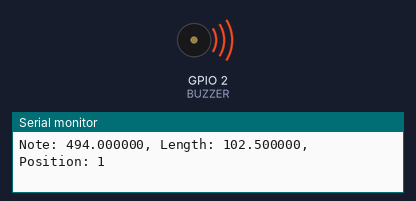
Simulated run of this sketch. Board: ESP32. On the bench: buzzer (waves = sounding), the last lines printed to the serial monitor.

Above: at 0.15 s.
At 39.0 s:
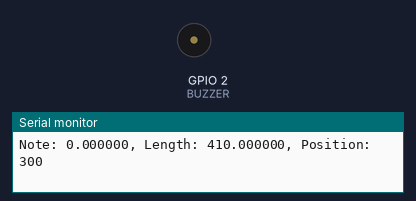
Timing chart, 0 to 40.0 s (numbered marks = the images above):
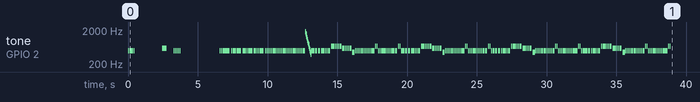

The sketch:

DarudeSandstorm.ino
```cpp
// Libraries
#include "pitches.h"
#include "times.h"

// Pin I/O
#define BUZZER 2

// Constants
#define XX 0,
#define FN -1
const float SEQ[] = {
  B4  B4  B4  B4  B4  XX  XX  XX
  XX  D5  XX
  B4  B4  B4  B4  B4  XX  XX  XX
  XX
  B4  B4  B4  B4  B4  B4  B4  B4  B4  B4
  B4  B4  B4  B4  B4  B4  B4  B4  B4  B4
  B4  B4  B4  B4  B4  B4  B4  B4  B4  B4  B4  B4  B4  B4  B4  B4
  B4  B4  B4  B4  B4  B4  B4  B4  B4  B4  B4  B4  A6  G6  FS6 E6  D6  C6  B5  A5  G5  FS5 E5  D5  C5  B4  A4  G4
  B4  B4  B4  B4  B4  B4  B4  B4  B4  B4  B4  E5  E5 // Start
  E5  E5  E5  E5  E5  D5  D5  D5  D5  D5  D5  A4  A4
  B4  B4  B4  B4  B4  B4  B4  B4  B4  B4  B4  B4  E5  E5
  B4  B4  B4  B4  B4  B4  B4  B4  B4  B4  B4  B4  E5  E5 // End
  B4  B4  B4  B4  B4  B4  B4  B4  B4  B4  B4  E5  E5 // Start
  E5  E5  E5  E5  E5  D5  D5  D5  D5  D5  D5  A4  A4
  B4  B4  B4  B4  B4  B4  B4  B4  B4  B4  B4  B4  E5  E5
  B4  B4  B4  B4  B4  B4  B4  B4  B4  B4  B4  B4  E5  E5 // End
  B4  B4  B4  B4  B4  B4  B4  B4  B4  B4  B4  E5  E5 // Start
  E5  E5  E5  E5  E5  D5  D5  D5  D5  D5  D5  A4  A4
  B4  B4  B4  B4  B4  B4  B4  B4  B4  B4  B4  B4  E5  E5
  B4  B4  B4  B4  B4  B4  B4  B4  B4  B4  B4  B4  E5  E5 // End
  B4  B4  B4  B4  B4  B4  B4  B4  B4  B4  B4  E5  E5 // Start
  E5  E5  E5  E5  E5  D5  D5  D5  D5  D5  D5  A4  A4
  B4  B4  B4  B4  B4  B4  B4  B4  B4  B4  B4  B4  E5  E5
  B4  B4  B4  B4  B4  B4  B4  B4  B4  B4  B4  B4  E5  E5 // End
  XX  FN
}; // The pitch of the note
const float AM_16THS[] = {
  Q4  Q4  Q4  Q4  Q4  Q4  Q2  N2
  N2  N1  N1
  Q4  Q4  Q4  Q4  Q4  Q4  Q2  N2
  N4
  Q4  Q4  Q4  Q4  N1  Q4  Q4  Q4  Q4  N1
  Q4  Q4  Q4  Q4  N1  Q4  Q4  Q4  Q4  N1
  Q4  Q4  Q4  Q4  Q4  Q4  Q4  Q4  Q4  Q4  Q4  Q4  Q4  Q4  Q4  Q4
  Q4  Q4  Q4  Q4  Q4  Q4  Q4  Q4  Q4  Q4  Q4  Q4  Q16 Q16 Q16 Q16 Q16 Q16 Q16 Q16 Q16 Q16 Q16 Q16 Q16 Q16 Q16 Q16
  Q4  Q4  Q4  Q2  Q2  Q4  Q4  Q4  Q4  Q4  Q2  Q4  Q4 // Start
  Q4  Q4  Q4  Q4  Q2  Q4  Q4  Q4  Q4  Q4  Q2  Q4  Q4
  Q4  Q4  Q4  Q4  Q2  Q4  Q4  Q4  Q4  Q4  Q4  Q2  Q4  Q4
  Q4  Q4  Q4  Q4  Q2  Q4  Q4  Q4  Q4  Q4  Q4  Q2  Q4  Q4 // End
  Q4  Q4  Q4  Q2  Q2  Q4  Q4  Q4  Q4  Q4  Q2  Q4  Q4 // Start
  Q4  Q4  Q4  Q4  Q2  Q4  Q4  Q4  Q4  Q4  Q2  Q4  Q4
  Q4  Q4  Q4  Q4  Q2  Q4  Q4  Q4  Q4  Q4  Q4  Q2  Q4  Q4
  Q4  Q4  Q4  Q4  Q2  Q4  Q4  Q4  Q4  Q4  Q4  Q2  Q4  Q4 // End
  Q4  Q4  Q4  Q2  Q2  Q4  Q4  Q4  Q4  Q4  Q2  Q4  Q4 // Start
  Q4  Q4  Q4  Q4  Q2  Q4  Q4  Q4  Q4  Q4  Q2  Q4  Q4
  Q4  Q4  Q4  Q4  Q2  Q4  Q4  Q4  Q4  Q4  Q4  Q2  Q4  Q4
  Q4  Q4  Q4  Q4  Q2  Q4  Q4  Q4  Q4  Q4  Q4  Q2  Q4  Q4 // End
  Q4  Q4  Q4  Q2  Q2  Q4  Q4  Q4  Q4  Q4  Q2  Q4  Q4 // Start
  Q4  Q4  Q4  Q4  Q2  Q4  Q4  Q4  Q4  Q4  Q2  Q4  Q4
  Q4  Q4  Q4  Q4  Q2  Q4  Q4  Q4  Q4  Q4  Q4  Q2  Q4  Q4
  Q4  Q4  Q4  Q4  Q2  Q4  Q4  Q4  Q4  Q4  Q4  Q2  Q4  Q4 // End
  N1  FN
}; // The length of the note measured in 16ths of a beaths

// Variables
unsigned int idx = 0;
float current = SEQ[idx];
float len = 448 / AM_16THS[idx];

void setup() {
  // Pin definition
  pinMode(BUZZER, OUTPUT);

  // Comms
  Serial.begin(115200);
}

void loop() {
  // The sequence has ended
  if (current == FN) return;
  Serial.printf("Note: %f, Length: %f, Position: %d\n", current, len, idx);

  // Play the sound for the paired duration and turn it of 5ms before the next
  tone(BUZZER, current, len*0.75);
  delay(len);
  noTone(BUZZER);

  // Get the current note of the sequence and advance
  idx++;
  current = SEQ[idx];
  len = 410 / AM_16THS[idx];
}

void volTone(int pin, int frequency, int duration) {
  if (frequency == 0) return;
  long period = 1000000L / frequency; // Period in microseconds
  long halfPeriod = period / 2;
  long cycles = (long) frequency * duration / 1000;

  for (long i = 0; i < cycles; i++) {
    analogWrite(pin, 2); // Turn the pin on with the specified volume
    delayMicroseconds(halfPeriod);
    analogWrite(pin, 0);      // Turn the pin off
    delayMicroseconds(halfPeriod);
  }
}
```

pitches.h
```cpp
/*************************************************

 * Public Constants

 *************************************************/

#define _B0  31,
#define C1  33,
#define CS1 35,
#define D1  37,
#define DS1 39,
#define E1  41,
#define F1  44,
#define FS1 46,
#define G1  49,
#define GS1 52,
#define A1  55,
#define AS1 58,
#define _B1  62,
#define C2  65,
#define CS2 69,
#define D2  73,
#define DS2 78,
#define E2  82,
#define F2  87,
#define FS2 93,
#define G2  98,
#define GS2 104,
#define A2  110,
#define AS2 117,
#define B2  123,
#define C3  131,
#define CS3 139,
#define D3  147,
#define DS3 156,
#define E3  165,
#define F3  175,
#define FS3 185,
#define G3  196,
#define GS3 208,
#define A3  220,
#define AS3 233,
#define B3  247,
#define C4  262,
#define CS4 277,
#define D4  294,
#define DS4 311,
#define E4  330,
#define F4  349,
#define FS4 370,
#define G4  392,
#define GS4 415,
#define A4  440,
#define AS4 466,
#define B4  494,
#define C5  523,
#define CS5 554,
#define D5  587,
#define DS5 622,
#define E5  659,
#define F5  698,
#define FS5 740,
#define G5  784,
#define GS5 831,
#define A5  880,
#define AS5 932,
#define B5  988,
#define C6  1047,
#define CS6 1109,
#define D6  1175,
#define DS6 1245,
#define E6  1319,
#define F6  1397,
#define FS6 1480,
#define G6  1568,
#define GS6 1661,
#define A6  1760,
#define AS6 1865,
#define B6  1976,
#define C7  2093,
#define CS7 2217,
#define D7  2349,
#define DS7 2489,
#define E7  2637,
#define F7  2794,
#define FS7 2960,
#define G7  3136,
#define GS7 3322,
#define A7  3520,
#define AS7 3729,
#define B7  3951,
#define C8  4186,
#define CS8 4435,
#define D8  4699,
#define DS8 4978,
```

times.h
```cpp
#define Q16 16,
#define Q8 8,
#define Q4 4,
#define Q2 2,
#define N1 1,
#define N2 0.5,
#define N4 0.25,
```

Measured:
- by itself, tone on GPIO 2 (BUZZER): plays 494 Hz for 0.08 s, 494 Hz for 0.08 s, 494 Hz for 0.08 s, 494 Hz for 0.08 s, 494 Hz for 0.08 s, 587 Hz for 0.31 s … (291 notes in this stretch)
